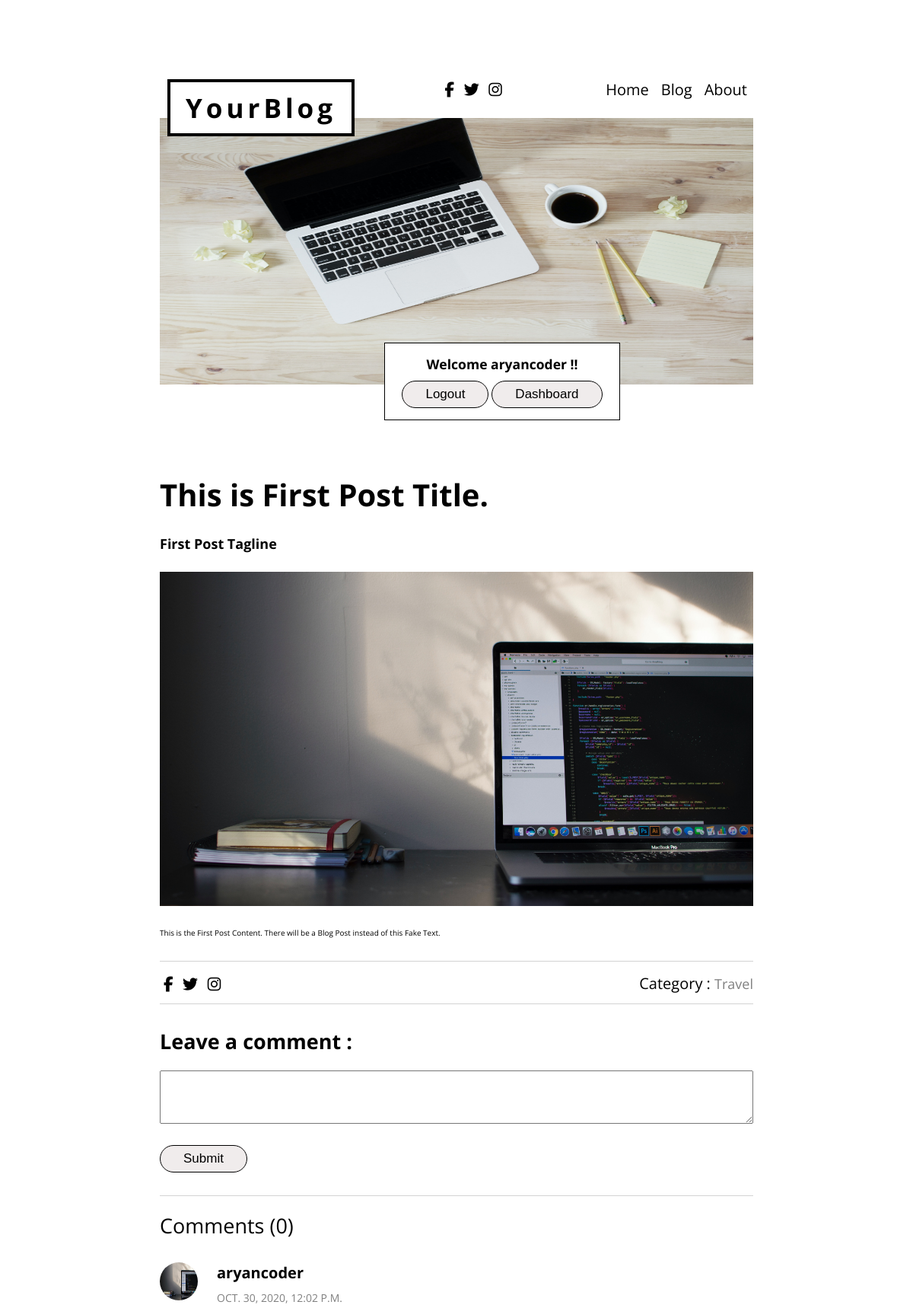
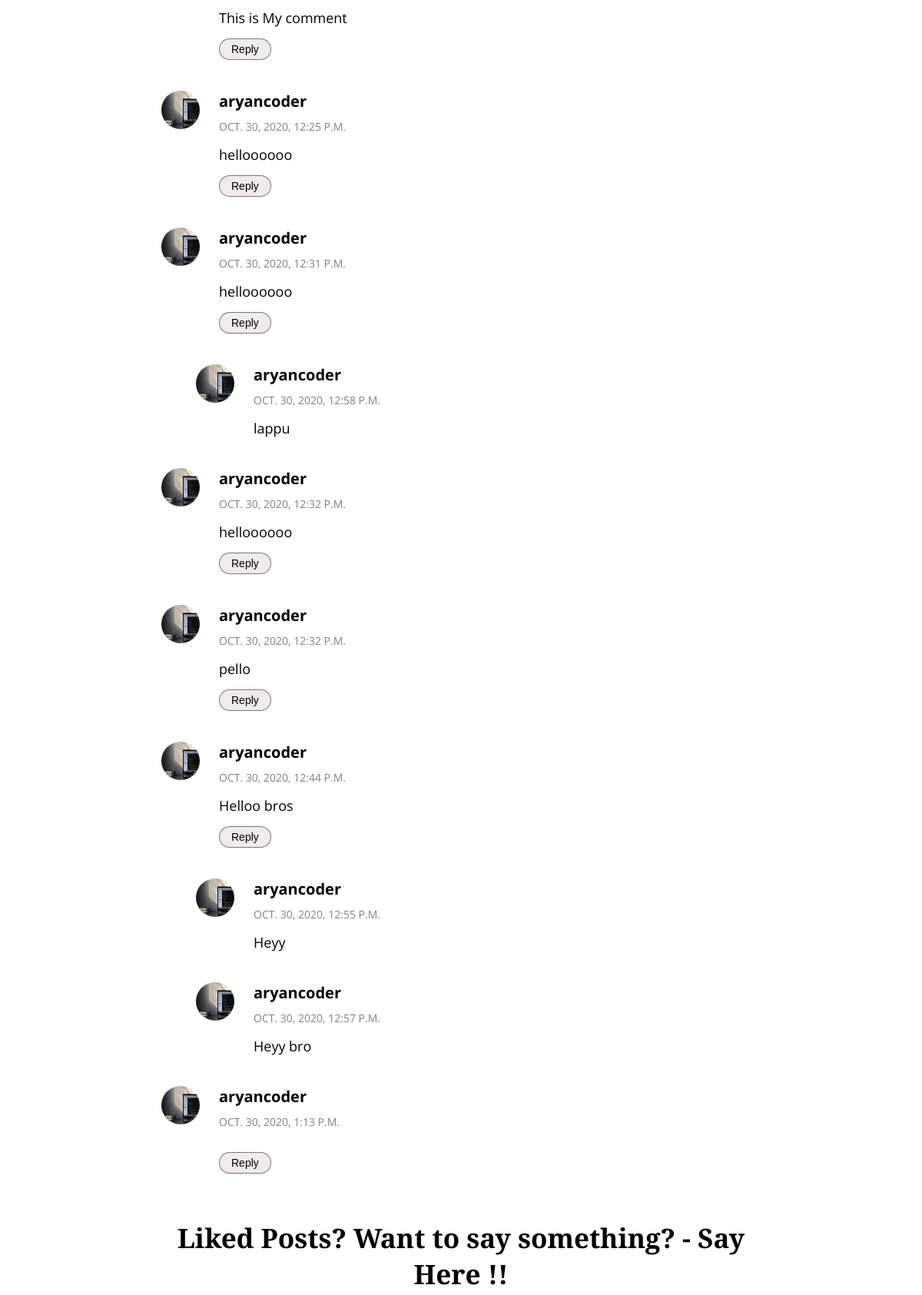
The app's page /blog/Travel/first-post (signed in, upper part) with its own data (2 pictures, top to bottom).
### blog/models.py (models this page shows, shortened)
class Post(models.Model):
    serial_no = models.AutoField(primary_key=True)
    title = models.CharField(max_length=120, null=False)
    tagline = models.CharField(max_length=100)
    slug = models.SlugField(max_length=50, null=False)
    author = models.CharField(max_length=50, null=False)
    category = models.CharField(max_length=20, default="", null=False)
    content = models.TextField()
    thumbnail_image = models.ImageField(upload_to = "blog", blank= True)
    timestamp = models.DateTimeField(default=now)

class BlogComment(models.Model):
    serial_no = models.AutoField(primary_key=True)
    comment = models.TextField()
    user = models.ForeignKey(User, on_delete=models.CASCADE)
    post = models.ForeignKey(Post, on_delete= models.CASCADE)
    parent = models.ForeignKey("self", on_delete=models.CASCADE, null=True)
    timestamp = models.DateTimeField(default=now)

### blog/views.py (the view)
# urls.py: path("<str:category>/<str:slug>", views.blogPost, name="blogPost")
def blogPost(request, category, slug):
    post = Post.objects.filter(slug= slug, category=category).first()
    comments = BlogComment.objects.filter(post=post, parent=None)
    replies = BlogComment.objects.filter(post=post).exclude(parent=None)
    replyDict = {}
    for reply in replies:
        if reply.parent.serial_no not in replyDict.keys():
            replyDict[reply.parent.serial_no] = [reply]
        else:
            replyDict[reply.parent.serial_no].append(reply)
    context = {"post":post, "comments":comments, "replyDict":replyDict}
    return render(request, "blog/post.html", context)

### blog/templatetags/extras.py (called while the page is built)
@register.filter(name = "get_val")
def get_val(dict, keys):
    return dict.get(keys)

### templates/blog/post.html (shortened to what this page needs)
{% extends 'base.html' %}
{% block body %}
{% load extras %}
<div class="container">
    <div class="blog-post-content-div">
        <div class="post-title-tagline-div">
            <h1 class="lg-heading">{{post.title}}</h1>
            <h3 class="sm-heading">{{post.tagline}}</h3>
        </div>
        <div class="post-header-image">
            <img src="{{post.thumbnail_image}}" alt="{{post.title}} Header image">
        </div>
        <div class="post-content-by-tinymce">
            {{post.content|safe}}
        </div>
        <div class="post-hr"></div>
        <div class="below-post-hr flex">
            <div class="social-icons">
                <i class="fab fa-facebook-f fa-2x icon"></i>
                <i class="fab fa-twitter fa-2x icon"></i>
                <i class="fab fa-instagram fa-2x icon"></i>
            </div>
            <div class="category-h3 sm-heading">Category : <span
                    style="color: grey; font-size: 18px;">{{post.category|title}}</span></div>
        </div>
        <div class="post-hr" style="margin-top: 10px; margin-bottom: 30px;"></div>
        {% if user.is_authenticated %}
        <div class="comment-section" id="comment-b" style="margin-top: 25px;">
            <div class="comment-box flex-column-no-center">
                <form action="/blog/postComment" method="POST">{% csrf_token %}
                    <h2 class="md-heading text-left">Leave a comment :</h2>
                    <textarea class="comment-textarea" name="comment-textarea" id="" cols="30" rows="10"></textarea>
                    <button type="submit" class="btn-primary comment-submit" id="">Submit</button>
                </form>
            </div>
        </div>
        {% else %}
        <h2 class="md-heading">You have to be logged in to Post Comments !!</h2>
        {% endif %}
        <div class="post-hr" style="margin-bottom: 20px;"></div>
        <div class="md-heading" style="margin-bottom: 30px;">Comments (0)</div>
    </div>
    {% for comment in comments %}
    <div class="comment-reply-div flex">
        <div class="comment-user-img">
            <img src="/media/{{post.thumbnail_image}}" alt="" style="width: 50px; height: 50px; border-radius: 100%;">
        </div>
        <div class="comment-show flex-column-no-center" style="margin-left: 25px; width: 100%;">
            <h2 class="sm-heading">{{comment.user.username}}</h2>
            <p class="comment-timestamp">{{comment.timestamp}}</p>
            <p class="comment-text">{{comment.comment}}</p>
            {% if user.is_authenticated %}
            <button type="button" class="btn-primary reply-submit" id="reply-btn">Reply</button>
            {% endif %}
        </div>
    </div>
    {% for reply in replyDict|get_val:comment.serial_no %}
    <div class="reply-div" id="reply-b{{comment.serial_no}}" style="margin-left: 45px;">
        <div class="comment-reply-div flex">
            <div class="comment-user-img">
                <img src="{{post.thumbnail_image}}" alt=""
                    style="width: 50px; height: 50px; border-radius: 100%;">
            </div>
            <div class="comment-show flex-column-no-center" style="margin-left: 25px;">
                <h2 class="sm-heading">{{reply.user.username}}</h2>
                <p class="comment-timestamp">{{reply.timestamp}}</p>
                <p class="comment-text">{{reply.comment}}</p>
            </div>
        </div>
    </div>
    {% endfor %}
    {% endfor %}
</div>
{% endblock body %}

### templates/base.html (shortened to what this page needs)
<!DOCTYPE html>
<html lang="en">
<head>
  {% load static %}
  <link rel="stylesheet" href="{% static 'home/css/style.css' %}" />
</head>
<body scroll="no" style="overflow-x: hidden;">
  <div class="container">
    <header class="header">
      <nav class="navbar">
        <div class="logo-container" id="log-con">
          <a href="/" class="text-black">
            <h1 class="lg-heading l-spacing-lg">YourBlog</h1>
          </a>
        </div>
        <div class="social-icons">
          <i class="fab fa-facebook-f fa-2x icon"></i>
          <i class="fab fa-twitter fa-2x icon"></i>
          <i class="fab fa-instagram fa-2x icon"></i>
        </div>
        <ul class="nav-items">
          <li class="item">
            <a class="{% block homeactive %} {% endblock homeactive %}" href="/">Home</a>
          </li>
          <li class="item">
            <a class="{% block blogactive %} {% endblock blogactive %}" href="/blog/">Blog</a>
          </li>
          <li class="item">
            <a class="{% block aboutactive %} {% endblock aboutactive %}" href="/about">About</a>
          </li>
        </ul>
      </nav>
      <div class="header-img">
        <img src="{% static 'home/img/your-blog-header1.jpg' %}" alt="yourBlog Header Image" />
      </div>
      {% if user.is_authenticated %}
      <div class="welcome-user text-center">
        <h3>Welcome {{ request.user }} !!</h3>
        <a href="/logout/"><button type="submit" class="btn-primary" id="logout">Logout</button></a>
        <a href="/dashboard"><button type="submit" class="btn-primary">Dashboard</button></a>
      </div>
      {% else %}
      <div class="login-signup-btn" style="position: relative; left: 295px; bottom: 30px;">
        <button type="button" class="btn-primary" id="login">Login</button>
        <button type="button" class="btn-primary" id="signup">Sign Up</button>
      </div>
      {% endif %}
    </header>
  </div>
  {% block body %} {% endblock body %}
  <section class="contact-section" id="contact">
    <div class="container contact-contents">
      <div class="contact-heading text-center">
        <h1 class="lg-heading">
          Liked Posts? Want to say something? - Say Here !!
        </h1>
      </div>
    </div>
  </section>
</body>
</html>

### static/home/css/style.css (style rules this page uses)
* { box-sizing: border-box; margin: 0; padding: 0; }
html { font-size: 62.5%; font-family: 'Open Sans', sans-serif; }
img { display: inline-block; }
ul { list-style: none; }
a { text-decoration: none; }
.container { max-width: 1100px; width: 65%; margin: 0 auto; }
.flex { display: flex; }
.flex-column-no-center { display: flex; flex-direction: column; }
.text-center { text-align: center; }
.text-left { text-align: left; }
.text-black { color: black; }
.lg-heading { font-size: 3.5rem; }
.md-heading { font-size: 2.7rem; }
.sm-heading { font-size: 2rem; }
.l-spacing-lg { letter-spacing: 0.5rem; }
.icon { padding: 5px; }
.header { padding-top: 80px; }
.header-img { width: 100%; display: flex; align-items: center; }
.header-img img { display: inline-block; width: 100%; height: 350px; margin: 0 auto; }
.navbar { display: flex; align-items: center; justify-content: space-between; }
.navbar ul { display: flex; }
.navbar ul a { color: black; padding: 8px; font-size: 20px; }
.logo-container { padding: 10px 20px; border: 4px solid black; background-color: white; position: relative; top: 24px; left: 10px; }
.contact-heading { margin: 60px 0; font-family: playfairdisplay-bold, "playfair display", serif; }
.btn-primary { padding: 15px 40px; font-size: 17px; margin: 0 10px; text-transform: capitalize; background-color: white; border: 1px solid black; cursor: pointer; }
.welcome-user { font-size: 15px; position: relative; left: 295px; bottom: 55px; width: 310px; border: 1px solid black; padding: 15px 0; background-color: white; }
.welcome-user button { padding: 7px 30px; background-color: rgb(240, 236, 236); margin: 10px 0 0 0; border-radius: 20px; }
.post-title-tagline-div { margin-top: 15px; }
.blog-post-content-div h1 { font-size: 40px; }
.blog-post-content-div h3 { font-size: 18px; margin-top: 25px; }
.post-header-image img { width: 100%; margin-top: 25px; }
.post-content-by-tinymce { margin-top: 25px; }
.below-post-hr { justify-content: space-between; }
.post-hr { border-bottom: 1px solid lightgray; margin-top: 30px; margin-bottom: 15px; }
.comment-reply-div { margin-bottom: 40px; }
.comment-timestamp { text-transform: uppercase; margin: 10px 0; color: grey; font-size: 14px; }
.comment-text { font-size: 18px; margin-top: 5px; }
.comment-textarea { width: 100%; outline: none; margin-top: 20px; height: 70px; max-height: 70px; max-width: 100%; padding: 10px; }
.comment-submit { padding: 7px 30px; background-color: rgb(240, 236, 236); margin: 25px 0 0 0; border-radius: 20px; }
.reply-submit { padding: 5px 15px; background-color: rgb(240, 236, 236); border: 1px solid rgba(0, 0, 0, 0.493); margin: 15px 0 0 0; border-radius: 15px; outline: none; font-size: 14px; width: min-content; }

### records on screen
Post: title "This is First Post Title.", tagline "First Post Tagline", thumbnail_image (picture), content "This is the First Post Content. There will be a Blog Post instead of this Fake Text.", category "Travel"
BlogComment: thumbnail_image (picture), user.username "aryancoder", timestamp "OCT. 30, 2020, 12:02 P.M.", comment "This is My comment"
BlogComment: thumbnail_image (picture), user.username "aryancoder", timestamp "OCT. 30, 2020, 12:25 P.M.", comment "helloooooo"
BlogComment: thumbnail_image (picture), user.username "aryancoder", timestamp "OCT. 30, 2020, 12:31 P.M.", comment "helloooooo"
BlogComment: thumbnail_image (picture), user.username "aryancoder", timestamp "OCT. 30, 2020, 12:58 P.M.", comment "lappu"
BlogComment: thumbnail_image (picture), user.username "aryancoder", timestamp "OCT. 30, 2020, 12:32 P.M.", comment "helloooooo"
BlogComment: thumbnail_image (picture), user.username "aryancoder", timestamp "OCT. 30, 2020, 12:32 P.M.", comment "pello"
BlogComment: thumbnail_image (picture), user.username "aryancoder", timestamp "OCT. 30, 2020, 12:44 P.M.", comment "Helloo bros"
BlogComment: thumbnail_image (picture), user.username "aryancoder", timestamp "OCT. 30, 2020, 12:55 P.M.", comment "Heyy"
BlogComment: thumbnail_image (picture), user.username "aryancoder", timestamp "OCT. 30, 2020, 12:57 P.M.", comment "Heyy bro"
BlogComment: thumbnail_image (picture), user.username "aryancoder", timestamp "OCT. 30, 2020, 1:13 P.M."

### other values on screen
{{ request.user }} "aryancoder"
